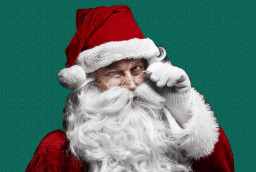
#> input picture HW3/data/santaclaus2.jpg, 256 x 172 px
$ jupyter execute --allow-errors Clustering.ipynb   (shell and % lines are left out)
#> lines starting #> are read from the running program, lines starting #| are printed output that depends on the picture; long printed decimals are rounded
## Clustering: k-means and linkage-based clustering

In this notebook we are going to practice with the k-means and the linkage-based (called "agglomerative" in scikit learn) clustering algorithms.

In particular you are going to implement the k-means algorithm from scratch and to compare the results with the implementation already present in the sklearn library.

Student Name: Michele Puppin

ID Number: 1227474

[cell 1]
# Load the required packages
# If a package is missing in your setup, install it with 'conda install <package_name>'
# or with 'pip install <package_name>'

import numpy as np
import scipy as sp
import imageio as imio
import matplotlib.pyplot as plt

import sklearn
from sklearn.datasets.samples_generator import make_blobs
from sklearn.cluster import KMeans
from sklearn.datasets import load_sample_image
from skimage import data, color
from skimage.transform import rescale, resize, downscale_local_mean

from mpl_toolkits.mplot3d import Axes3D #3d plotting functions
from matplotlib import pyplot
from PIL import Image

from copy import deepcopy  #deepcopy ensures that a copy of all the object data is performed (not just the pointers)

print ('scikit-learn version: ', sklearn.__version__)

## TO DO:

Place your ID number in the ID variable, it will be used as random seed (as usual the random seed can affect a little bit the results, try to change it)

[cell 2]
# fix your ID ("numero di matricola") and the seed for random generator
ID = 1227474
np.random.seed(ID)

[cell 3]
# load the provided images and display them (if you like you can experiment with other images)
image1 = imio.imread('data/santaclaus2.jpg')
#> image1 is the input picture: shape (172, 256, 3); mean R, G, B 86.3, 117.9, 110.9
image2  = imio.imread("data/landscape.jpg")
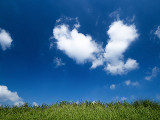
#> input picture HW3/data/landscape.jpg, 160 x 120 px
#> image2 is the input picture: shape (120, 160, 3); mean R, G, B 52.8, 102.5, 142.2
image3  = imio.imread("data/reindeer.jpg")
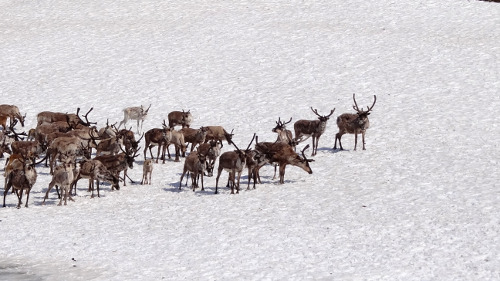
#> input picture HW3/data/reindeer.jpg, 500 x 281 px
#> image3 is the input picture: shape (281, 500, 3); mean R, G, B 205.1, 200.8, 204.1

ax = plt.axes(xticks=[], yticks=[])
ax.imshow(image1)
plt.show()
print("Santa Claus image: ",image1.shape)
#| Santa Claus image:  (172, 256, 3)

ax2 = plt.axes(xticks=[], yticks=[])
ax2.imshow(image2)
plt.show()
print("Landscape image: ",image2.shape)
#| Landscape image:  (120, 160, 3)

ax3 = plt.axes(xticks=[], yticks=[])
ax3.imshow(image3)
plt.show()
print("Reindeer image: ",image3.shape)
#| Reindeer image:  (281, 500, 3)

We are going to start by using the Santa Claus image.

[cell 4]
# reshape the data to a matrix of num_pixels x 3
# (divide by 255 to have colors in [0 1] range for plotting functions of sklearn)

data = image1.reshape(image1.shape[0]*image1.shape[1], 3)/255

print(data.shape)
#| (44032, 3)
print(data)
#> (printed output is left out)

[cell 5]
# Plot the points in the 3-dimensional space with normalized intervals between 0 and 1
# (corresponding to the three channels of the image, i.e. Red Green and Blue)

fig = pyplot.figure()
axis = fig.add_subplot(1, 1, 1, projection="3d")
r, g, b = list(data[:,0]), list(data[:,1]), list(data[:,2])

axis.scatter(r, g, b, c=data, s=5, marker="o")
axis.set_xlabel("Red")
axis.set_ylabel("Green")
axis.set_zlabel("Blue")
pyplot.show()

## TO DO 1
Implement the k-means algorithm manually (**do not use the kmeans function of sklearn and do not download implementations from other web sources**). The inputs to the function is the set of vectors to be clustered and the number of clusters. The output must contain the clusters barycenters, a vector associating each data point to the corresponding cluster and the error (value of the cost function) at each iteration.
Additionally, fix a maximum number of iterations of the k-means algorithm (e.g., 50).

Be careful about the initalization, you can use some random points from the training set, or get random values but ensure they are in the proper range. Poor initalizations can lead to the failure of the algorithm (in particular check that no cluster is initialized as empty, otherwise the algorithm can not update it).

[cell 6]
def my_kmeans(points, k):
#> called with points = array of shape (44032, 3), k = 3
    max_iters = 50

    clusters = np.zeros(points.shape[0])
    distances = np.zeros(points.shape[0])
    error = []

    centroids = np.zeros((3,3))
    centroids[0] = points[np.random.randint(0,points.shape[0])]
    centroids[1] = points[np.random.randint(0,points.shape[0])]
    centroids[2] = points[np.random.randint(0,points.shape[0])]

    steps = 1

    while steps <= max_iters:
        cluster = [ [] for i in range(k)]
        distance = np.array([])

        for v in points:
            distance = []
            for i in centroids:
                distance.append(np.linalg.norm(i-v))
            cluster[np.argmin(distance)].append(v)

        distances = sp.spatial.distance.cdist(points,centroids,'euclidean')
        clusters = np.argmin(distances,axis = 1)

        for i in range(k):
            new_centroids = np.array([0., 0., 0.])
            for v in cluster[i]:
                new_centroids = np.add(new_centroids,v)
            centroids[i] = new_centroids / len(cluster[i])

        errors = 0
        for m in points:
            errors += min([(np.linalg.norm(m-n))**2 for n in centroids])
        error.append(errors)

        print("\n\nIteration: ", steps, "\nCentres: ", centroids , "\nError: ", errors)

        if steps >= 5 and (error[steps - 2] <= error[steps - 3] + 0.1):
            break;

        steps += 1
#> after the loop, centroids = [[0.393, 0.0537, 0.0669], [0.0787, 0.395, 0.343], [0.78, 0.77, 0.768]]; error = [1102.6, 1093.3, 1092.9, 1092.9, 1092.9]; steps = 5

    return centroids, clusters, error

## TO DO 2:

Now try the function you developed on the Santa Claus image with three clusters (k=3).

Then plot the data points in the 3-dimensional space, each point must be coloured based on the membership to one of the clusters. Additionally, plot the respective clusters centroids (use a different shape, size or color to highlight the centroids).

[cell 7]
mykmeans_centers,clusters,error = my_kmeans(data,3)
#> mykmeans_centers has the same summary as centroids in my_kmeans; error = [1102.6, 1093.3, 1092.9, 1092.9, 1092.9]

[cell 8]
fig = pyplot.figure()
axis = fig.add_subplot(1, 1, 1, projection="3d")
axis.set_xlabel("Red")
axis.set_ylabel("Green")
axis.set_zlabel("Blue")
axis.scatter(r, g, b, marker="o", c=clusters, s=1, cmap='viridis', zorder=0, alpha=0.5 )
axis.scatter(mykmeans_centers[:,0], mykmeans_centers[:,1], mykmeans_centers[:,2], c='red', s=400, zorder=10)
pyplot.show()
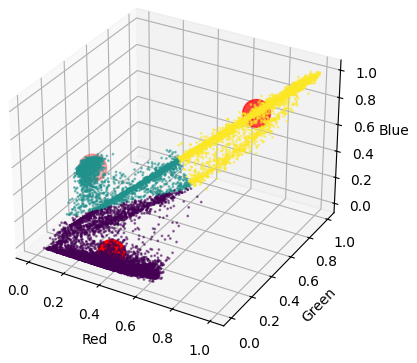
#> figure drawn by matplotlib, 1 panel

### TO DO 3:
Plot the value of the error versus the number of iterations

[cell 9]
steps = [i+1 for i in range(len(error))]
#> steps = [1, 2, 3, 4, 5]
plt.plot(steps,error,'-*')
plt.xlabel("Steps")
plt.ylabel("Error")
plt.show()

### TO DO 4:
Now use the k-means function provided in sklearn. Pass to the function the number of clusters and use multiple random initializations (n_init parameter). Go to the documentation page for further details

[cell 10]
kmeans =  KMeans(n_clusters=3, n_init=10)

obt = kmeans.fit(data)

print("my-kmeans: \n", mykmeans_centers, "\n")
#| my-kmeans:
#|  [[0.3926 0.05365 0.06692]
#|  [0.07867 0.3947  0.3431]
#|  [0.78 0.7704 0.7678]]
print("sklearn: \n", obt.cluster_centers_)
#| sklearn:
#|  [[0.07849 0.3947 0.3431 ]
#|  [0.7799 0.7703 0.7676]
#|  [0.3926 0.05386 0.06712 ]]

### TO DO 5:
Perform the same plot as above but with the output of the k-means function provided in sklearn.

[cell 11]
fig = pyplot.figure()
axis = fig.add_subplot(1, 1, 1, projection="3d")
axis.set_xlabel("Red")
axis.set_ylabel("Green")
axis.set_zlabel("Blue")
axis.scatter(r, g, b, marker="o", c=obt.labels_, s=1, cmap='viridis', zorder=0, alpha=0.5 )
axis.scatter(obt.cluster_centers_[:,0], obt.cluster_centers_[:,1], obt.cluster_centers_[:,2], c='red', s=400, zorder=10)
pyplot.show()

## Question 1:

Compare the results obtained with your implementation and with k-means from sklearn. Do you observe any differences, i.e., do the two plots match?

Centers found for centroids in both cases are very similar and plots look the same.

### TO DO 6:

Now display the segmented image based on the 3 clusters found above with both the k-means functions by sklearn and your k-means implementation

[cell 12]
plt.imshow(obt.labels_.reshape(image1.shape[0],image1.shape[1]))

[cell 13]
plt.imshow(clusters.reshape(image1.shape[0],image1.shape[1]))
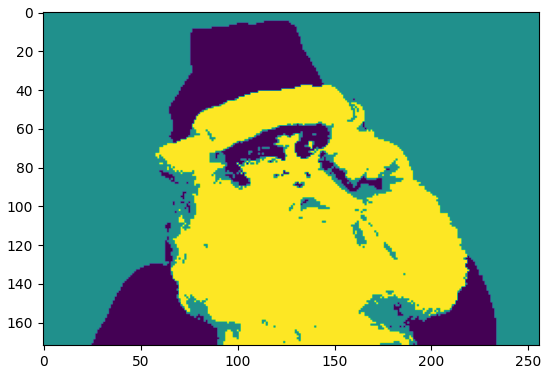
#> figure drawn by matplotlib, 1 panel

## Question 2:

What do you observe? Do you think clustering is useful for image segmenation? And for image compression?  Comment your answer.

You still can get clearly the content of the image. Again two methods produce the same results. Clustering can be useful for image segmentation since it allows to recognise different significative regions. In this way it could be useful for compression helping reducing the number of information (colors of pixels) to be store to rapresent effectively the same image.

## TO DO 8:

Now load the landscape image (optional: try also with the reindeer image) and segment it using kmeans with k varying from 2 to 15 clusters. You can use the sklearn implementation.

Then plot the resulting data points in the 3-dimensional space, each point must be colored based on the cluster membership.
Additionally, plot the respective clusters centroids.

[cell 14]
data = image2.reshape(image2.shape[0]*image2.shape[1], 3) / 255
print(data.shape)
#| (19200, 3)

inertia=[]
labels=[]

for k in range(2,16):
    fig = pyplot.figure()
    axis = fig.add_subplot(1, 1, 1, projection = '3d')
    kmeans = KMeans(n_clusters=k,n_init=10).fit(data)
    labels.append(kmeans.labels_)
    inertia.append(kmeans.inertia_)
    centers = kmeans.cluster_centers_

    for j in range(0,k):
        ppc_=data[labels[-1] == j]
        r, g, b = list(ppc_[:,0]), list(ppc_[:,1]), list(ppc_[:,2])
        axis.scatter(r, g, b, marker="o", s=1, cmap='viridis', zorder=0, alpha=0.5 )
        axis.scatter(centers[:,0], centers[:,1], centers[:,2], 'o', c='red', s=400)
    fig.show()
#> this loop made 14 passes
#> centers on pass 1: [[0.118, 0.335, 0.504], [0.738, 0.797, 0.878]]
#> pass 1, `fig.show()`:
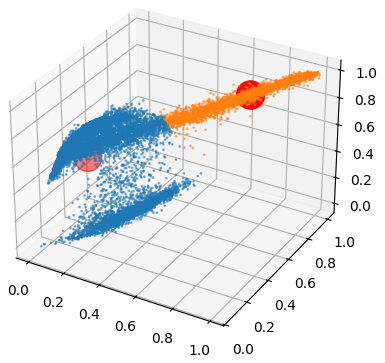
#> figure drawn by matplotlib, 1 panel
#> after the loop, inertia = [1043.7, 532, 307.2, 217.5, 167.5, 135.4, 109.4, 94.15, 82.73, 74.81, 67.29, 61.11, 54.88, 50.1]; labels = 14 items
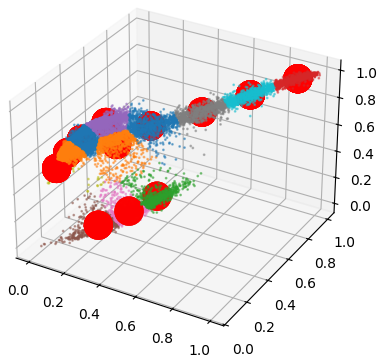
#> figure drawn by matplotlib, 1 panel
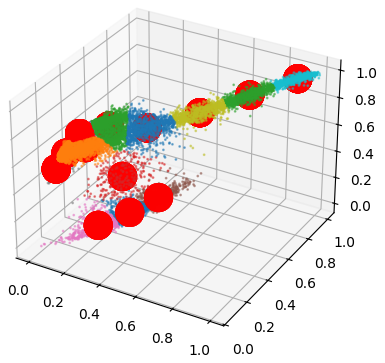
#> figure drawn by matplotlib, 1 panel
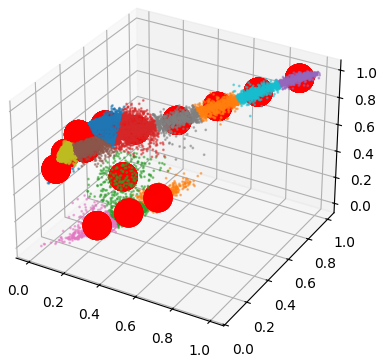
#> figure drawn by matplotlib, 1 panel
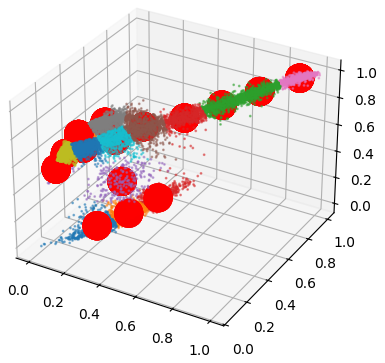
#> figure drawn by matplotlib, 1 panel

## TO DO 9:

Plot for different values of k (e.g. k between 2 and 15) the respective error of the kmeans algorithm

[cell 15]
plt.plot(inertia,'-*')
plt.xlabel("k-th cluster")
plt.ylabel("Error")
plt.show()
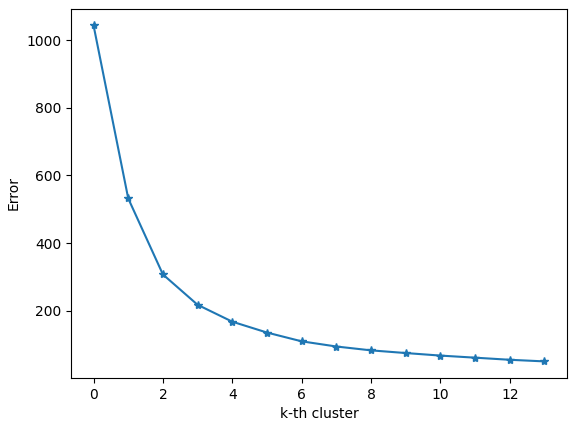
#> figure drawn by matplotlib, 1 panel; curve peaks at x = 0, y = 1043.7

##  Question 3:

Compare the results with different values of k, what do you observe?

Analyze also the error, which one do you think is the optimal value of k ?

Is there a single, clear answer ?

I observe that at a certain point the number of cluster is too large and it doesn't reflect spatial division of data in the 3d plot.
Errors decends rapidly then tend to stabilize so that errors don't improve significantly as the number of clusters increase. So the optimal number of cluster could be around 3/4 and also graphically a larger number of cluster seem unuseful but I think there is no clear answer since it could depend on the aim of the analysis.

## Linkage-based clustering

The second part of the assignment concern instead linkage-based clustering. We will use the AgglomerativeClustering module of sklearn.

[cell 16]
# Import required packages
from sklearn.cluster import AgglomerativeClustering
from sklearn import metrics, datasets
from sklearn.datasets.samples_generator import make_blobs
from sklearn.preprocessing import StandardScaler


# Load sample data
#> (the rest of this cell did not finish here and is left out)

### TO DO 10:

Now exploit the AgglomerativeClustering algorithm on the provided sample data points. Use the "single" linkage type that correspond to the minimum distance criteria seen in the lectures and 2 clusters. Notice that the "single" option has been introduced recently in sklearn, if you get an error ensure you have a recent version of the library. Plot the resulting clustering.

#> (a cell that did not finish here is left out)

#> (a cell that did not finish here is left out)

### TO DO 11:

Now try the KMeans with two clusters on the same dataset we used for the AgglomerativeClustering algorithm.

#> (a cell that did not finish here is left out)

#> (a cell that did not finish here is left out)

[cell 21]
print(type(kmeans.labels_))
#| <class 'numpy.ndarray'>
